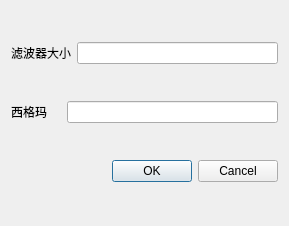
<?xml version="1.0" encoding="UTF-8"?>
<ui version="4.0">
 <class>Gauss</class>
 <widget class="QDialog" name="Gauss">
  <property name="geometry">
   <rect>
    <x>0</x>
    <y>0</y>
    <width>289</width>
    <height>226</height>
   </rect>
  </property>
  <property name="windowTitle">
   <string>Dialog</string>
  </property>
  <layout class="QVBoxLayout" name="verticalLayout">
   <item>
    <layout class="QHBoxLayout" name="horizontalLayout">
     <item>
      <widget class="QLabel" name="label">
       <property name="text">
        <string>滤波器大小</string>
       </property>
      </widget>
     </item>
     <item>
      <widget class="QLineEdit" name="lineEdit"/>
     </item>
    </layout>
   </item>
   <item>
    <layout class="QHBoxLayout" name="horizontalLayout_2">
     <item>
      <widget class="QLabel" name="label_2">
       <property name="text">
        <string>西格玛    </string>
       </property>
      </widget>
     </item>
     <item>
      <widget class="QLineEdit" name="lineEdit_2"/>
     </item>
    </layout>
   </item>
   <item>
    <widget class="QDialogButtonBox" name="buttonBox">
     <property name="orientation">
      <enum>Qt::Horizontal</enum>
     </property>
     <property name="standardButtons">
      <set>QDialogButtonBox::Cancel|QDialogButtonBox::Ok</set>
     </property>
    </widget>
   </item>
  </layout>
 </widget>
 <resources/>
 <connections>
  <connection>
   <sender>buttonBox</sender>
   <signal>accepted()</signal>
   <receiver>Gauss</receiver>
   <slot>accept()</slot>
   <hints>
    <hint type="sourcelabel">
     <x>248</x>
     <y>254</y>
    </hint>
    <hint type="destinationlabel">
     <x>157</x>
     <y>274</y>
    </hint>
   </hints>
  </connection>
  <connection>
   <sender>buttonBox</sender>
   <signal>rejected()</signal>
   <receiver>Gauss</receiver>
   <slot>reject()</slot>
   <hints>
    <hint type="sourcelabel">
     <x>316</x>
     <y>260</y>
    </hint>
    <hint type="destinationlabel">
     <x>286</x>
     <y>274</y>
    </hint>
   </hints>
  </connection>
 </connections>
</ui>
